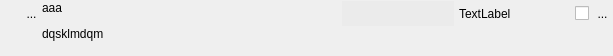
<?xml version="1.0" encoding="UTF-8"?>
<ui version="4.0">
 <class>WidgetSimpBase</class>
 <widget class="QWidget" name="WidgetSimpBase">
  <property name="geometry">
   <rect>
    <x>0</x>
    <y>0</y>
    <width>613</width>
    <height>56</height>
   </rect>
  </property>
  <property name="sizePolicy">
   <sizepolicy hsizetype="Preferred" vsizetype="Minimum">
    <horstretch>0</horstretch>
    <verstretch>0</verstretch>
   </sizepolicy>
  </property>
  <property name="minimumSize">
   <size>
    <width>0</width>
    <height>0</height>
   </size>
  </property>
  <property name="maximumSize">
   <size>
    <width>1677721</width>
    <height>60</height>
   </size>
  </property>
  <property name="windowTitle">
   <string>Form</string>
  </property>
  <layout class="QHBoxLayout" name="horizontalLayout_3">
   <property name="spacing">
    <number>0</number>
   </property>
   <property name="leftMargin">
    <number>0</number>
   </property>
   <property name="topMargin">
    <number>1</number>
   </property>
   <property name="rightMargin">
    <number>0</number>
   </property>
   <property name="bottomMargin">
    <number>1</number>
   </property>
   <item>
    <layout class="QVBoxLayout" name="verticalLayout_2">
     <property name="spacing">
      <number>0</number>
     </property>
     <item>
      <layout class="QHBoxLayout" name="horizontalLayout">
       <property name="spacing">
        <number>0</number>
       </property>
       <property name="sizeConstraint">
        <enum>QLayout::SetFixedSize</enum>
       </property>
       <item>
        <spacer name="horizontalSpacer_3">
         <property name="orientation">
          <enum>Qt::Horizontal</enum>
         </property>
         <property name="sizeType">
          <enum>QSizePolicy::Fixed</enum>
         </property>
         <property name="sizeHint" stdset="0">
          <size>
           <width>21</width>
           <height>20</height>
          </size>
         </property>
        </spacer>
       </item>
       <item>
        <widget class="MonBoutonValide" name="RBValide">
         <property name="minimumSize">
          <size>
           <width>21</width>
           <height>25</height>
          </size>
         </property>
         <property name="maximumSize">
          <size>
           <width>21</width>
           <height>25</height>
          </size>
         </property>
         <property name="focusPolicy">
          <enum>Qt::ClickFocus</enum>
         </property>
         <property name="toolTip">
          <string>Affiche le rapport de validation du mot-clef</string>
         </property>
         <property name="styleSheet">
          <string notr="true">border : 0px</string>
         </property>
         <property name="text">
          <string>...</string>
         </property>
         <property name="icon">
          <iconset>
           <normaloff>../Editeur/icons/ast-green-ball.png</normaloff>../Editeur/icons/ast-green-ball.png</iconset>
         </property>
         <property name="iconSize">
          <size>
           <width>25</width>
           <height>25</height>
          </size>
         </property>
        </widget>
       </item>
      </layout>
     </item>
     <item>
      <spacer name="verticalSpacer">
       <property name="orientation">
        <enum>Qt::Vertical</enum>
       </property>
       <property name="sizeHint" stdset="0">
        <size>
         <width>20</width>
         <height>5</height>
        </size>
       </property>
      </spacer>
     </item>
    </layout>
   </item>
   <item>
    <widget class="MonLabelClic" name="label">
     <property name="sizePolicy">
      <sizepolicy hsizetype="Fixed" vsizetype="Preferred">
       <horstretch>0</horstretch>
       <verstretch>0</verstretch>
      </sizepolicy>
     </property>
     <property name="minimumSize">
      <size>
       <width>300</width>
       <height>25</height>
      </size>
     </property>
     <property name="maximumSize">
      <size>
       <width>178</width>
       <height>16777215</height>
      </size>
     </property>
     <property name="frameShape">
      <enum>QFrame::NoFrame</enum>
     </property>
     <property name="text">
      <string>&lt;html&gt;&lt;head/&gt;&lt;body&gt;&lt;p&gt;aaa&lt;/p&gt;&lt;p&gt;dqsklmdqm&lt;/p&gt;&lt;/body&gt;&lt;/html&gt;</string>
     </property>
     <property name="scaledContents">
      <bool>false</bool>
     </property>
     <property name="alignment">
      <set>Qt::AlignLeading|Qt::AlignLeft|Qt::AlignTop</set>
     </property>
    </widget>
   </item>
   <item>
    <layout class="QVBoxLayout" name="verticalLayout">
     <property name="spacing">
      <number>0</number>
     </property>
     <item>
      <layout class="QHBoxLayout" name="horizontalLayout_2">
       <item>
        <widget class="QLineEdit" name="lineEditVal">
         <property name="sizePolicy">
          <sizepolicy hsizetype="Expanding" vsizetype="Fixed">
           <horstretch>0</horstretch>
           <verstretch>0</verstretch>
          </sizepolicy>
         </property>
         <property name="minimumSize">
          <size>
           <width>0</width>
           <height>25</height>
          </size>
         </property>
         <property name="maximumSize">
          <size>
           <width>805</width>
           <height>16777215</height>
          </size>
         </property>
         <property name="styleSheet">
          <string notr="true">background:rgb(235,235,235);
border:0px;</string>
         </property>
        </widget>
       </item>
       <item>
        <spacer name="horizontalSpacer">
         <property name="orientation">
          <enum>Qt::Horizontal</enum>
         </property>
         <property name="sizeType">
          <enum>QSizePolicy::Fixed</enum>
         </property>
         <property name="sizeHint" stdset="0">
          <size>
           <width>5</width>
           <height>20</height>
          </size>
         </property>
        </spacer>
       </item>
       <item>
        <widget class="QLabel" name="lineEditUnite">
         <property name="sizePolicy">
          <sizepolicy hsizetype="MinimumExpanding" vsizetype="Preferred">
           <horstretch>0</horstretch>
           <verstretch>0</verstretch>
          </sizepolicy>
         </property>
         <property name="text">
          <string>TextLabel</string>
         </property>
        </widget>
       </item>
       <item>
        <spacer name="horizontalSpacer_2">
         <property name="orientation">
          <enum>Qt::Horizontal</enum>
         </property>
         <property name="sizeType">
          <enum>QSizePolicy::Minimum</enum>
         </property>
         <property name="sizeHint" stdset="0">
          <size>
           <width>5</width>
           <height>20</height>
          </size>
         </property>
        </spacer>
       </item>
       <item>
        <widget class="QCheckBox" name="checkBoxUQ">
         <property name="sizePolicy">
          <sizepolicy hsizetype="Fixed" vsizetype="Fixed">
           <horstretch>0</horstretch>
           <verstretch>0</verstretch>
          </sizepolicy>
         </property>
         <property name="toolTip">
          <string>Active le parametre comme variable UQ</string>
         </property>
         <property name="text">
          <string/>
         </property>
        </widget>
       </item>
       <item>
        <spacer name="horizontalSpacer_4">
         <property name="orientation">
          <enum>Qt::Horizontal</enum>
         </property>
         <property name="sizeType">
          <enum>QSizePolicy::Fixed</enum>
         </property>
         <property name="sizeHint" stdset="0">
          <size>
           <width>3</width>
           <height>20</height>
          </size>
         </property>
        </spacer>
       </item>
       <item>
        <widget class="QToolButton" name="RBPoubelle">
         <property name="minimumSize">
          <size>
           <width>21</width>
           <height>25</height>
          </size>
         </property>
         <property name="maximumSize">
          <size>
           <width>21</width>
           <height>25</height>
          </size>
         </property>
         <property name="focusPolicy">
          <enum>Qt::ClickFocus</enum>
         </property>
         <property name="toolTip">
          <string>Détruit le mot-clef</string>
         </property>
         <property name="styleSheet">
          <string notr="true">border : 0px</string>
         </property>
         <property name="text">
          <string>...</string>
         </property>
         <property name="icon">
          <iconset>
           <normaloff>../Editeur/icons/deleteRond.png</normaloff>../Editeur/icons/deleteRond.png</iconset>
         </property>
         <property name="iconSize">
          <size>
           <width>25</width>
           <height>25</height>
          </size>
         </property>
        </widget>
       </item>
      </layout>
     </item>
     <item>
      <spacer name="verticalSpacer_2">
       <property name="orientation">
        <enum>Qt::Vertical</enum>
       </property>
       <property name="sizeHint" stdset="0">
        <size>
         <width>20</width>
         <height>5</height>
        </size>
       </property>
      </spacer>
     </item>
    </layout>
   </item>
  </layout>
 </widget>
 <customwidgets>
  <customwidget>
   <class>MonBoutonValide</class>
   <extends>QToolButton</extends>
   <header>InterfaceGUI.QT5.monBoutonValide.h</header>
  </customwidget>
  <customwidget>
   <class>MonLabelClic</class>
   <extends>QLabel</extends>
   <header>InterfaceGUI.QT5.monLabelClic.h</header>
  </customwidget>
 </customwidgets>
 <resources/>
 <connections/>
</ui>
